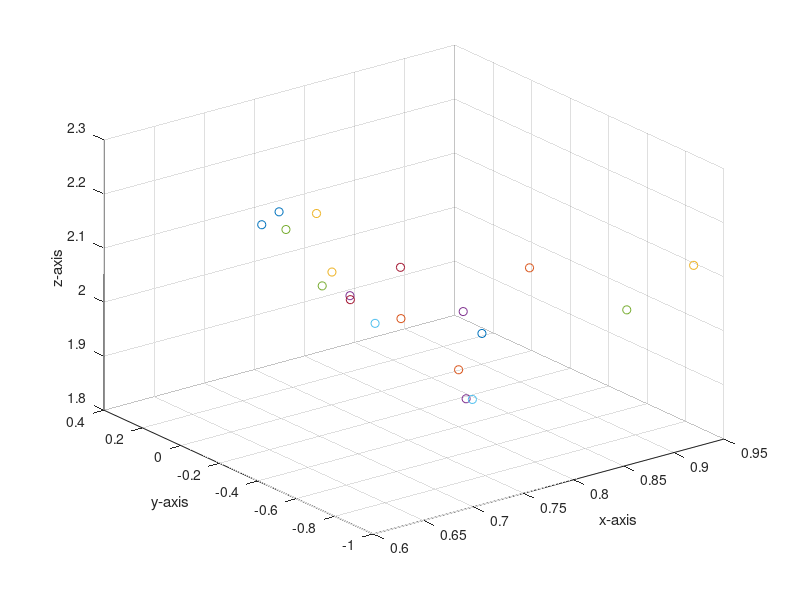

Recreate this plot in MATLAB.
clear all
close all
clc

%load the data
load('OriginalUT.mat');

dataset = 'UTKinect'; % 20 joints in this case

% Original
% joints_order = [5, 9, 3, 2, 13, 17, 1, 6, 10, 7, 11, 8, 12, 14, 18, 15, 19, 16, 20, 4];
% joints_order = [];

time_instant = OriginalUT(1,:);

% separate the joints into a cell

for i=1:3:57
    point = time_instant(1,i:i+3);
    xlabel('x-axis')
    ylabel('y-axis')
    zlabel('z-axis')
    scatter3(point(1,1),point(1,3),point(1,2));
    hold on;


end